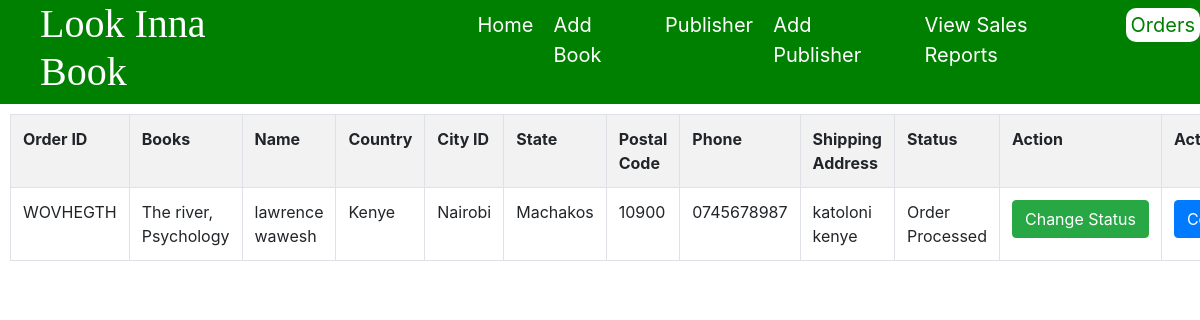
Screenshot of /bookstore/orders.php with the database file from the repository.
### tables this page shows
CREATE TABLE `orders` (
  `order_id` varchar(250) NOT NULL,
  `books` text NOT NULL,
  `f_name` varchar(255) NOT NULL,
  `l_name` varchar(250) NOT NULL,
  `country` varchar(100) NOT NULL,
  `city` varchar(100) NOT NULL,
  `state` varchar(100) NOT NULL,
  `postal_code` varchar(100) NOT NULL,
  `phone` varchar(250) NOT NULL,
  `shipping_address` text NOT NULL,
  `status` varchar(250) NOT NULL
);

### bookstore/orders.php (the view, shortened to what this page needs)
<?php
	include 'config.php';
	$query  = "SELECT * FROM orders";
	$output = '
	<div class="table-responsive cart_details" id="books-table">
		<table class="table table-bordered table-striped">
			<tr>
				<th width="5%">Order ID</th>
				<th width="15%">Books</th>
				<th width="10%">Name</th>
				<th width="5%">Country</th>
				<th width="5%">City ID</th>
				<th width="5%">State</th>
				<th width="5%">Postal Code</th>
				<th width="5%">Phone</th>
				<th width="5%">Shipping Address</th>
				<th width="10%">Status</th>
				<th width="10%">Action</th>
				<th width="10%">Action</th>
				<th width="10%">Action</th>
			</tr>
	';
	$statement = $db->prepare($query);
    if ($statement->execute()) {
        $result = $statement->fetchAll();
        foreach ($result as $row) {
        	$books_array = unserialize($row["books"]);
        	$books = "";
        	foreach ($books_array as $key => $value) {
        		if ($books == "") {
        			$books = $value["product_name"];
        		}else{
        			$books = $books . ", " . $value["product_name"];
        		}
        	}
        	$output .= '
        	<tr>
				<td>'.$row["order_id"].'</td>
				<td>'.$books.'</td>
				<td>'.$row["f_name"]." ".$row["l_name"].'</td>
				<td>'.$row["country"].'</td>
				<td>'.$row["city"].'</td>
				<td>'.$row["state"].'</td>
				<td>'.$row["postal_code"].'</td>
				<td>'.$row["phone"].'</td>
				<td>'.$row["shipping_address"].'</td>
				<td>'.$row["status"].'</td>
				<td>
					<form method="post" action="orders.php">
						<input type="hidden" name="order_id" value="'.$row["order_id"].'"/>
						<input type="submit" class="btn btn-success" name="change_status" value="Change Status">
					</form>
				</td>
				<td>
					<form method="post" action="orders.php">
						<input type="hidden" name="order_id" value="'.$row["order_id"].'"/>
						<input type="submit" class="btn btn-primary" name="process_order" value="Confirm Sale">
					</form>
				</td>
				<td>
					<form method="post" action="orders.php">
						<input type="hidden" name="order_id" value="'.$row["order_id"].'"/>
						<input type="submit" class="btn btn-danger" name="delete" value="Delete">
					</form>
				</td>
			</tr>
        	';
        }
    }
    $output .= '</table></div>';
?>
<!DOCTYPE html>
<html>
<head>
	<link href="https://stackpath.bootstrapcdn.com/bootstrap/4.4.1/css/bootstrap.min.css" rel="stylesheet">
</head>
<body>
	<div class="header">
		<h1>Look Inna Book</h1>
		<ul>
			<li><a href="admin.php">Home</a></li>
			<li><a href="add_book.php">Add Book</a></li>
			<li><a href="publishers.php">Publisher</a></li>
			<li><a href="add_publisher.php">Add Publisher</a></li>
			<li><a href="sales.php">View Sales Reports</a></li>
			<li><a href="orders.php" class="active">Orders</a></li>
		</ul>
	</div>
	<div class="div_container">
		<?php echo $output; ?>
	</div>
</body>
</html>

### bookstore/orders.php (style rules this page uses)
.header { display: flex; background: green; padding-left: 40px; }
.header h1 { font-family: cursive; color: white; }
.header ul { display: flex; margin-top: 10px; margin-left: 10%; }
.header ul li { list-style: none; margin-left: 20px; }
.active { background: white; color: green; padding: 5px; border-radius: 10px; }
a { font-size: 20px; color: white; text-decoration: none; }
#books-table { margin: 10px; }

### rows the page displays
orders: order_id "WOVHEGTH", books "The river, Psychology", f_name "lawrence", l_name "wawesh", country "Kenye", city "Nairobi", state "Machakos", postal_code "10900", phone "0745678987", shipping_address "katoloni kenye", status "Order Processed"
